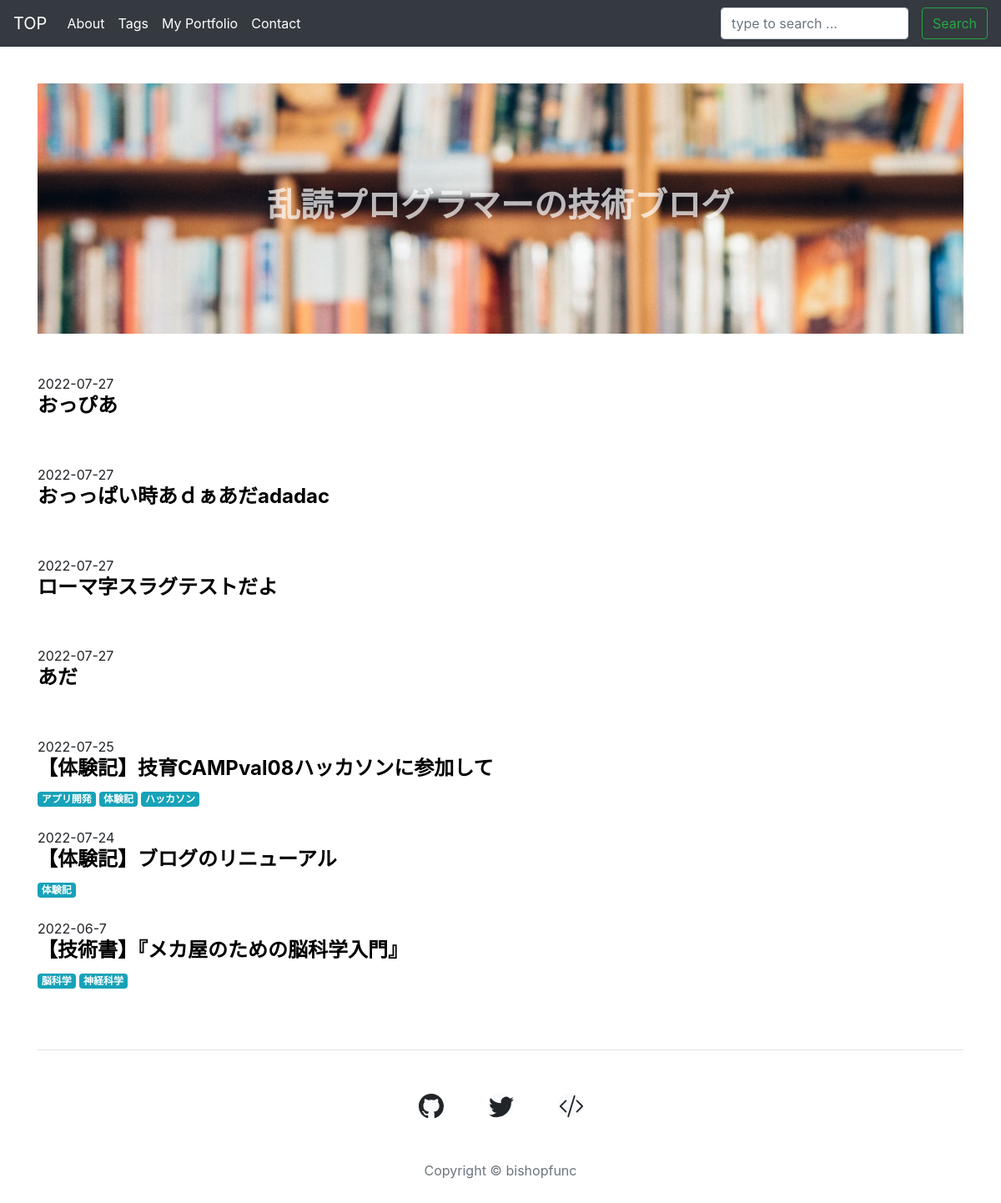
The page / on the database its author committed.
### posts/models.py (models this page shows, shortened)
class Post(models.Model):
    title = models.CharField(max_length=100)
    created_at = models.DateTimeField(default=datetime.now, editable=True, blank=False, null=False)
    updated_at = models.DateTimeField(auto_now=True, editable=False, blank=False, null=False)
    body = MDTextField(blank=True, null=False)
    slug = models.SlugField(max_length=255, null=False, blank=True, unique=True, verbose_name='url')
    auther = models.ForeignKey('auth.User', on_delete=models.PROTECT, default=1)
    category = models.ForeignKey(Category, verbose_name='Category', on_delete=models.PROTECT, blank=True, null=True, unique=True)
    tags = models.ManyToManyField(Tag, verbose_name='Tag', blank=True, null=True, related_name='posts')
    relation = models.ManyToManyField('self', verbose_name='関連記事', blank=True, null=True)
    font = models.IntegerField(choices=FONT_CHOICES, blank=True, null=True)
    draft_flg = models.BooleanField(default=False, blank=False, null=False, verbose_name='下書きで保存')
    class Meta:
        verbose_name_plural = 'BLOG'

class Tag(models.Model):
    name = models.CharField('タグ', max_length=50)
    text = models.CharField('説明', max_length=100, blank=True)
    def __str__(self):
        return self.name
    class Meta:
        verbose_name_plural = 'TAGS'

### posts/views.py (the view)
# urls.py: path('', views.index, name="index"),
def index(request):
    posts = Post.objects.order_by('-created_at').filter(draft_flg=False)
    paginator = Paginator(posts, 10)
    page = request.GET.get('page', 1)
    try:
        pages = paginator.page(page)
    except PageNotAnInteger:
        pages = paginator.page(1)
    except EmptyPage:
        pages = paginator.page(1)
    return render(request, 'posts/index.html', {'posts': posts, 'pages': pages})

### posts/context.py (called while the page is built)
def related(request):
    context = {
      'category_list': Category.objects.all(),
      'tag_list': Tag.objects.all(),
    }
    return context

### templates/posts/index.html (shortened to what this page needs)
{% extends 'base.html' %}
{% load static %}
{% block body %}
{% include 'posts/top_img.html' with text='乱読プログラマーの技術ブログ' %}
<br /><br />
{% for post in pages %}
  {{ post.created_at | date:"Y-m-j"}} <br/>
  <div class="title_date_tags">
    <h4><a href="{% url 'detail' post.slug %}" style="text-decoration: none; font-weight: bold; color: black;">{{ post.title }}</a></h4>
    {% for tag in post.tags.all %}
      <a href="{% url 'tag' tag %}" class="badge badge-info">{{ tag.name }}</a>
    {% endfor %}
    <br /><br />
  </div>
{% endfor %}
{% endblock %}

### rows shown on the page
Post: created_at "2022-07-27", title "おっぴあ"
Post: created_at "2022-07-27", title "おっっぱい時あｄぁあだadadac"
Post: created_at "2022-07-27", title "ローマ字スラグテストだよ"
Post: created_at "2022-07-27", title "あだ"
Post: created_at "2022-07-25", title "【体験記】技育CAMPval08ハッカソンに参加して"
Tag: name "アプリ開発"
Tag: name "体験記"
Tag: name "ハッカソン"
Post: created_at "2022-07-24", title "【体験記】ブログのリニューアル"
Post: created_at "2022-06-7", title "【技術書】『メカ屋のための脳科学入門』"
Tag: name "脳科学"
Tag: name "神経科学"

### other values the page prints
{{ text }} "乱読プログラマーの技術ブログ"
